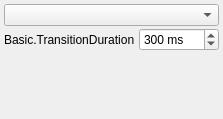
  <widget class="OBSDock" name="transitionsDock">
   <property name="features">
    <set>QDockWidget::DockWidgetClosable|QDockWidget::DockWidgetMovable|QDockWidget::DockWidgetFloatable</set>
   </property>
   <property name="windowTitle">
    <string>Basic.SceneTransitions</string>
   </property>
   <attribute name="dockWidgetArea">
    <number>8</number>
   </attribute>
   <widget class="QWidget" name="dockWidgetContents_5">
    <layout class="QVBoxLayout" name="verticalLayout_3">
     <property name="leftMargin">
      <number>4</number>
     </property>
     <property name="topMargin">
      <number>4</number>
     </property>
     <property name="rightMargin">
      <number>4</number>
     </property>
     <property name="bottomMargin">
      <number>4</number>
     </property>
     <item>
      <widget class="QFrame" name="transitionsContainer">
       <layout class="QVBoxLayout" name="verticalLayout_2">
        <property name="spacing">
         <number>2</number>
        </property>
        <property name="leftMargin">
         <number>0</number>
        </property>
        <property name="topMargin">
         <number>0</number>
        </property>
        <property name="rightMargin">
         <number>0</number>
        </property>
        <property name="bottomMargin">
         <number>0</number>
        </property>
        <item>
         <widget class="QComboBox" name="transitions">
          <property name="minimumSize">
           <size>
            <width>120</width>
            <height>0</height>
           </size>
          </property>
          <property name="accessibleName">
           <string>Transition</string>
          </property>
         </widget>
        </item>
        <item>
         <layout class="QHBoxLayout" name="horizontalLayout_3">
          <property name="spacing">
           <number>4</number>
          </property>
          <item>
           <widget class="QLabel" name="transitionDurationLabel">
            <property name="sizePolicy">
             <sizepolicy hsizetype="Maximum" vsizetype="Preferred">
              <horstretch>0</horstretch>
              <verstretch>0</verstretch>
             </sizepolicy>
            </property>
            <property name="text">
             <string>Basic.TransitionDuration</string>
            </property>
            <property name="buddy">
             <cstring>transitionDuration</cstring>
            </property>
           </widget>
          </item>
          <item>
           <widget class="QSpinBox" name="transitionDuration">
            <property name="accessibleName">
             <string>Basic.TransitionDuration</string>
            </property>
            <property name="suffix">
             <string> ms</string>
            </property>
            <property name="minimum">
             <number>50</number>
            </property>
            <property name="maximum">
             <number>20000</number>
            </property>
            <property name="singleStep">
             <number>50</number>
            </property>
            <property name="value">
             <number>300</number>
            </property>
           </widget>
          </item>
         </layout>
        </item>
        <item>
         <layout class="QHBoxLayout" name="horizontalLayout_4">
          <property name="spacing">
           <number>4</number>
          </property>
          <item>
           <spacer name="horizontalSpacer">
            <property name="orientation">
             <enum>Qt::Horizontal</enum>
            </property>
            <property name="sizeType">
             <enum>QSizePolicy::Expanding</enum>
            </property>
            <property name="sizeHint" stdset="0">
             <size>
              <width>40</width>
              <height>20</height>
             </size>
            </property>
           </spacer>
          </item>
          <item>
           <widget class="QPushButton" name="transitionAdd">
            <property name="sizePolicy">
             <sizepolicy hsizetype="Maximum" vsizetype="Maximum">
              <horstretch>0</horstretch>
              <verstretch>0</verstretch>
             </sizepolicy>
            </property>
            <property name="maximumSize">
             <size>
              <width>22</width>
              <height>22</height>
             </size>
            </property>
            <property name="toolTip">
             <string>Basic.AddTransition</string>
            </property>
            <property name="accessibleName">
             <string>Basic.AddTransition</string>
            </property>
            <property name="text">
             <string notr="true"/>
            </property>
            <property name="icon">
             <iconset>
              <normaloff>:/res/images/add.png</normaloff>:/res/images/add.png</iconset>
            </property>
            <property name="flat">
             <bool>true</bool>
            </property>
            <property name="themeID" stdset="0">
             <string notr="true">addIconSmall</string>
            </property>
           </widget>
          </item>
          <item>
           <widget class="QPushButton" name="transitionRemove">
            <property name="sizePolicy">
             <sizepolicy hsizetype="Maximum" vsizetype="Maximum">
              <horstretch>0</horstretch>
              <verstretch>0</verstretch>
             </sizepolicy>
            </property>
            <property name="maximumSize">
             <size>
              <width>22</width>
              <height>22</height>
             </size>
            </property>
            <property name="toolTip">
             <string>Basic.RemoveTransition</string>
            </property>
            <property name="accessibleName">
             <string>Basic.RemoveTransition</string>
            </property>
            <property name="text">
             <string notr="true"/>
            </property>
            <property name="icon">
             <iconset>
              <normaloff>:/res/images/list_remove.png</normaloff>:/res/images/list_remove.png</iconset>
            </property>
            <property name="flat">
             <bool>true</bool>
            </property>
            <property name="themeID" stdset="0">
             <string notr="true">removeIconSmall</string>
            </property>
           </widget>
          </item>
          <item>
           <widget class="QPushButton" name="transitionProps">
            <property name="sizePolicy">
             <sizepolicy hsizetype="Maximum" vsizetype="Maximum">
              <horstretch>0</horstretch>
              <verstretch>0</verstretch>
             </sizepolicy>
            </property>
            <property name="maximumSize">
             <size>
              <width>22</width>
              <height>22</height>
             </size>
            </property>
            <property name="toolTip">
             <string>Basic.TransitionProperties</string>
            </property>
            <property name="accessibleName">
             <string>Basic.TransitionProperties</string>
            </property>
            <property name="text">
             <string notr="true"/>
            </property>
            <property name="icon">
             <iconset>
              <normaloff>:/settings/images/settings/general.svg</normaloff>:/settings/images/settings/general.svg</iconset>
            </property>
            <property name="flat">
             <bool>true</bool>
            </property>
            <property name="themeID" stdset="0">
             <string notr="true">configIconSmall</string>
            </property>
           </widget>
          </item>
         </layout>
        </item>
        <item>
         <spacer name="verticalSpacer">
          <property name="orientation">
           <enum>Qt::Vertical</enum>
          </property>
          <property name="sizeHint" stdset="0">
           <size>
            <width>20</width>
            <height>40</height>
           </size>
          </property>
         </spacer>
        </item>
       </layout>
      </widget>
     </item>
    </layout>
   </widget>
  </widget>
